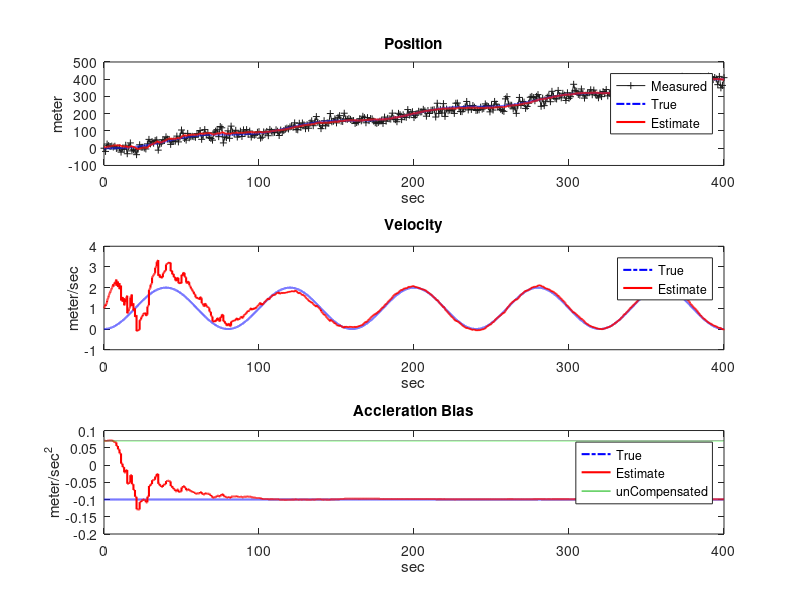
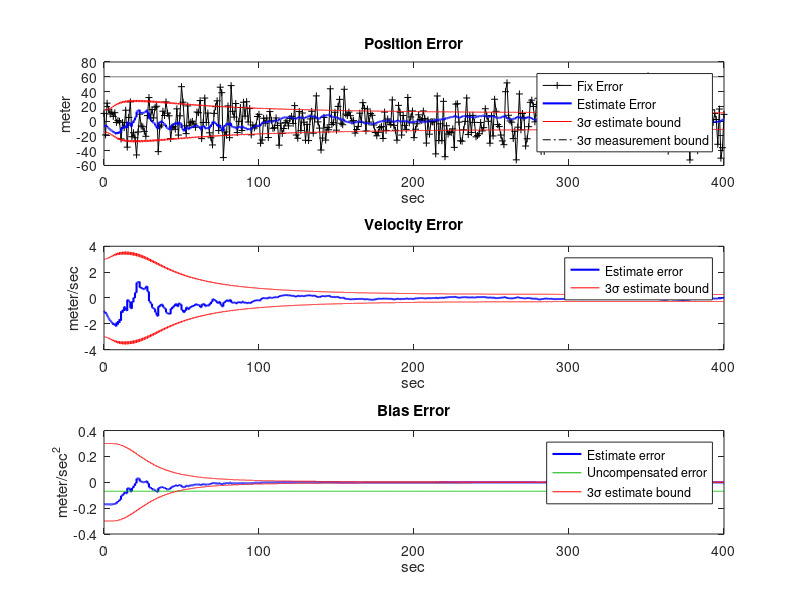
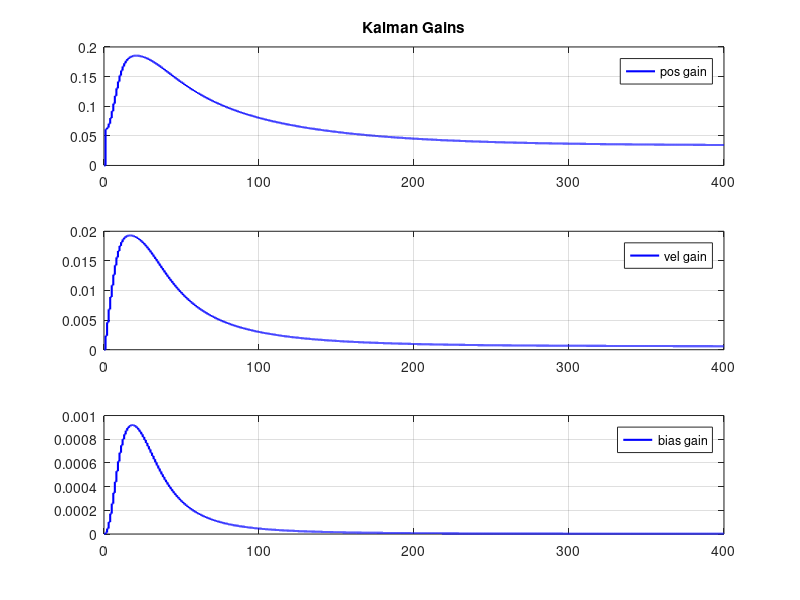

Reproduce these figures in MATLAB, in order.
clear;clc;close all

% 1D Position Estimate KF example
% v1 by Binh Bui, 5/16/2017
% Copyright (C) 2017 Binh Bui
% This program is for educational purpose only. 

% made some edits here 

% seed
rng(100)

% a bug is found!

%% run time
% duration of simulation (sec)
duration = 400;

% time step
dt = .01;
% time vector
t = 0:dt:duration;
n = length(t);

% measurement update interval
updateTime = 1;

%% Linear discrete model setup
A = [1 dt .5*dt^2; 
    0 1 dt; 
    0 0 1];
B = [.5*dt^2 dt 0]';
C = [ 1 0 -.5*dt^2];

%% set up noise parameters

% Noise specification
sigmaMeasureNoise = 20; % position measurement noise (meter)
sigmaAccelNoise = .1; % acceleration noise (m/sec^2)

% Noise Covariance Matrix
Q = B*sigmaAccelNoise^2*B';
% Measurement Error Matrix
R = sigmaMeasureNoise^2; 

% Initial Covariance Matrix
P = diag( [5 1 .1] ).^2

%% Problem initialization

% True States
xTrue = zeros(3,n);
xTrue(:,1) = [0;0;0];
yTrue = zeros(1,n);
yTrue(1) = C*xTrue(:,1);

% Estimated states
xHat = zeros(3,n);
% Initial estimate
xHat(:,1) = [6;1;0.07];
yHat = zeros(1,n);

% Uncorrected states
xUnbound = zeros(3,n);
xUnbound (:,1) = xHat(:,1);

% Accelerometer input vector;
omega = (2*pi)/(duration/5); % frequency of input (arbitrary)
uTrue = 1*sin(omega.*t)*omega; % clean input signal (arbitrary)
constantBias = .1; % bias of the accelerometer 
% add random noise and bias to the input
uNoisy = uTrue+sigmaAccelNoise*randn(1,n)+constantBias; % Noisy input

% Measurement Noise vector
MeasurementNoise = sigmaMeasureNoise*randn(1,n); % measurement noise
yMeasure = zeros(1,n);

% Predefined arrays to store measurements
yFix = []; yFix = [yFix 0];
yFixErr = [];yFixErr = [yFixErr MeasurementNoise(1)];
tFix = []; tFix = [tFix 0];

% std deviation vector initialization
sigma.pos = zeros(1,n);
sigma.pos(1) = sqrt(P(1,1));
sigma.vel = zeros(1,n);
sigma.vel(1) = sqrt(P(2,2));
sigma.bias = zeros(1,n);
sigma.bias(1) = sqrt(P(3,3));
% Error vectors vector initialization
error.pos = zeros(1,n);
error.pos(1) = xTrue(1) - xHat(1);
error.vel = zeros(1,n);
error.vel(1) = xTrue(2) - xHat(2);
error.bias = zeros(1,n);
error.bias(1) = xTrue(3) - xHat(3);

% gain vector initialization
gainStore = zeros(3,n); % store gain value

%% Run KF Simulation

for k =2:n
    % Truth model
    % Truth state propagation
    xTrue(:,k) = A*xTrue(:,k-1)+B*uTrue(k-1);
    % Truth measurement
    yTrue(:,k) = C*xTrue(:,k);
    
    % Estimated model
    % i) Estimated state propagation
    xHat(:,k) = A*xHat(:,k-1)+B*uNoisy(k-1);
    % ii) Estimate measurement
    yHat(k) = C*xHat(:,k);
    
    % Unbounded Propagation (for comparison purpose only)
    xUnbound(:,k) = A*xUnbound(:,k-1)+B*uNoisy(k-1);
    
    % iii) Covariance Propagation
    P = A*P*A' + Q;
    
    % Measurement + Noise
    yMeasure(k) = yTrue(k) + MeasurementNoise(k);
    
    % IF fix is available
    if mod((k-1)*dt,updateTime)==0 
        
        % Store fix data for later plotting
        tFix = [tFix t(k)];
        yFix = [yFix yMeasure(k)];
        yFixErr = [yFixErr MeasurementNoise(k)];
        
        % iv) Residual
        residual = yMeasure(k)-yHat(k);
        
        % v) Gain calculation
        K = P*C'*inv(C*P*C'+R);
        
        % vi) Covariance Update
        P =(eye(3)-K*C)*P;
        
        gainStore(:,k) = K;
        
        
        % vii) State estimate update
        xHat(:,k) = xHat(:,k)+K*residual;
        
    else 
        % no update to xhat
        gainStore(:,k) = gainStore(:,k-1);
    end

    % extract std dev from the diagonals of the Covariance matrix
    sigma.pos(k) = sqrt(P(1,1));
    sigma.vel(k) = sqrt(P(2,2));
    sigma.bias(k) = sqrt(P(3,3));
end
% calulate errors
error.pos = xTrue(1,:) - xHat(1,:);
error.vel = xTrue(2,:) - xHat(2,:);
error.bias = -constantBias.*ones(size(t)) - xHat(3,:);
%%
close all
figure(1)
subplot(3,1,1)
plot(tFix,yFix,'+-','color',[.1 .1 .1],'markersize',5); hold on
plot(t,xTrue(1,:),'b-.','linewidth',1.5); hold on
plot(t,xHat(1,:),'r','linewidth',1.5); hold on
title('Position')
xlabel('sec');ylabel('meter');
% plot(t,xUnbound(1,:),'color',[0 .7 0]) % uncompensated
legend('Measured','True','Estimate')

subplot(3,1,2)
plot(t,xTrue(2,:),'b-.','linewidth',1.5); hold on
plot(t,xHat(2,:),'r','linewidth',1.5); hold on
title('Velocity')
xlabel('sec');ylabel('meter/sec')
% plot(t,xUnbound(2,:),'color',[0 .7 0]) % uncompensated
legend('True','Estimate')

subplot(3,1,3)
plot(t,-constantBias.*ones(size(t)),'b-.','linewidth',1.5); hold on
plot(t,xHat(3,:),'r','linewidth',1.5); hold on
plot(t,xUnbound(3,:),'color',[0 .7 0])
title('Accleration Bias')
xlabel('sec');ylabel('meter/sec^2');
legend('True','Estimate','unCompensated')


figure(2)
subplot(3,1,1)
plot(tFix,yFixErr,'k+-','markersize',5); hold on
plot(t,error.pos,'b-','linewidth',1.5); hold on
% plot(t,xTrue(1,:)-xUnbound(1,:),'g')
plot(t,3*sigma.pos,'r'); hold on
plot(t,3*sigmaMeasureNoise*ones(1,n),'k-.')
plot(t,-3*sigma.pos,'r')
plot(t,-3*sigmaMeasureNoise*ones(1,n),'k-.')
title('Position Error')
xlabel('sec');ylabel('meter');
% legend('Fix Error','Estimate Error','unCompensated Error',...
%     '3\sigma estimate bound')
legend('Fix Error','Estimate Error',...
    '3\sigma estimate bound','3\sigma measurement bound')

% 
subplot(3,1,2)
plot(t,error.vel,'b-','linewidth',1.5); hold on
plot(t,3*sigma.vel,'r'); hold on
plot(t,-3*sigma.vel,'r')
title('Velocity Error')
xlabel('sec');ylabel('meter/sec');
legend('Estimate error','3\sigma estimate bound')


subplot(3,1,3)
plot(t,error.bias,'b-','linewidth',1.5); hold on
plot(t,xTrue(3,:)-xUnbound(3,:),'color',[0 .7 0])
plot(t,3*sigma.bias,'r'); hold on
plot(t,-3*sigma.bias,'r')
legend('Estimate error','Uncompensated error','3\sigma estimate bound')
title('Bias Error')
xlabel('sec');ylabel('meter/sec^2');
%%
% plot of Kalman Gain
figure(3)
subplot(3,1,1)
plot(t,gainStore(1,:),'b','linewidth',1.5); legend('pos gain');
title('Kalman Gains')
grid 
subplot(3,1,2)
plot(t,gainStore(2,:),'b','linewidth',1.5); legend('vel gain'); 
grid 
subplot(3,1,3)
plot(t,gainStore(3,:),'b','linewidth',1.5); legend('bias gain'); 
grid 
